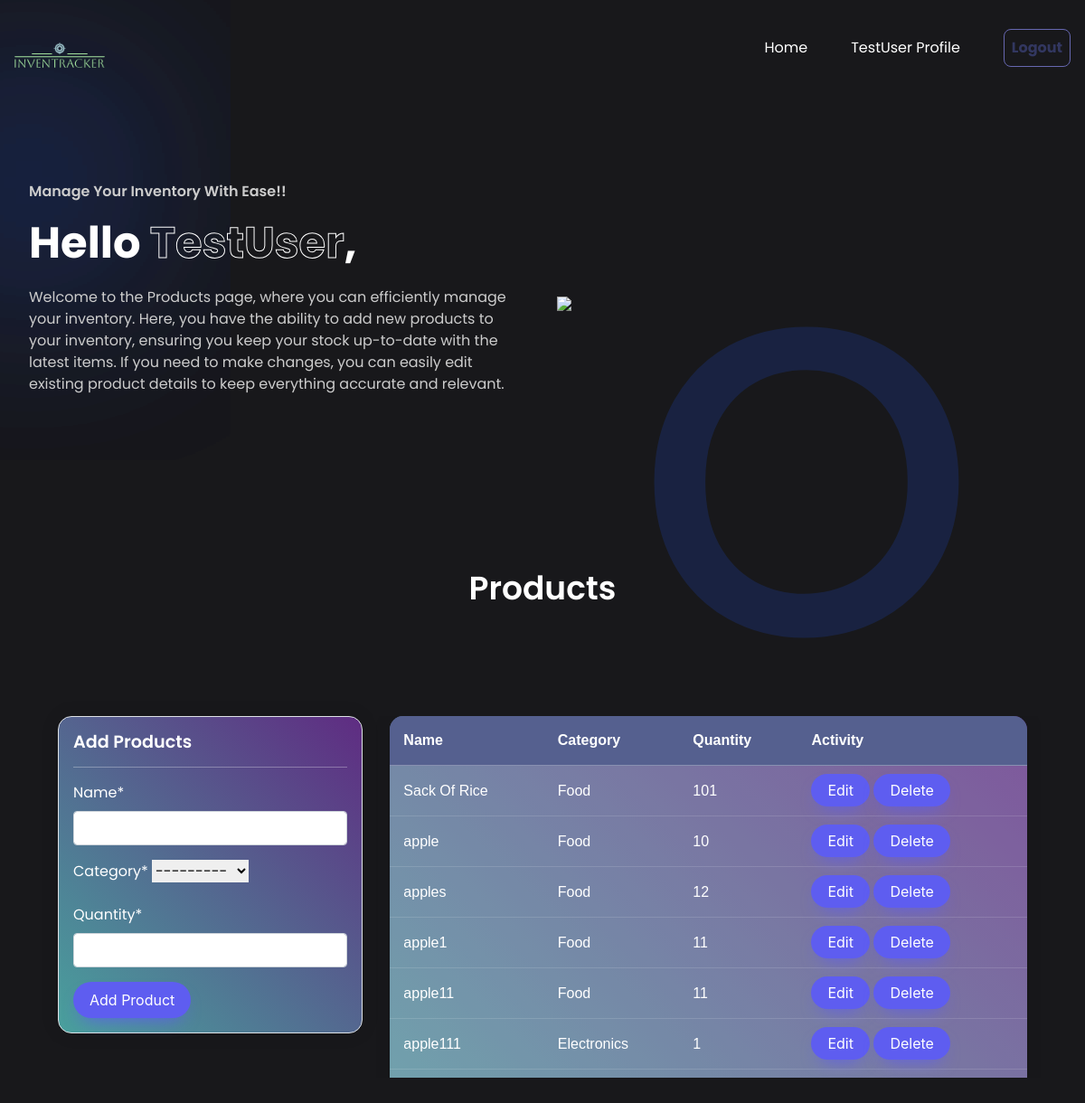
Page /product/ (signed in) on the earlier database version.
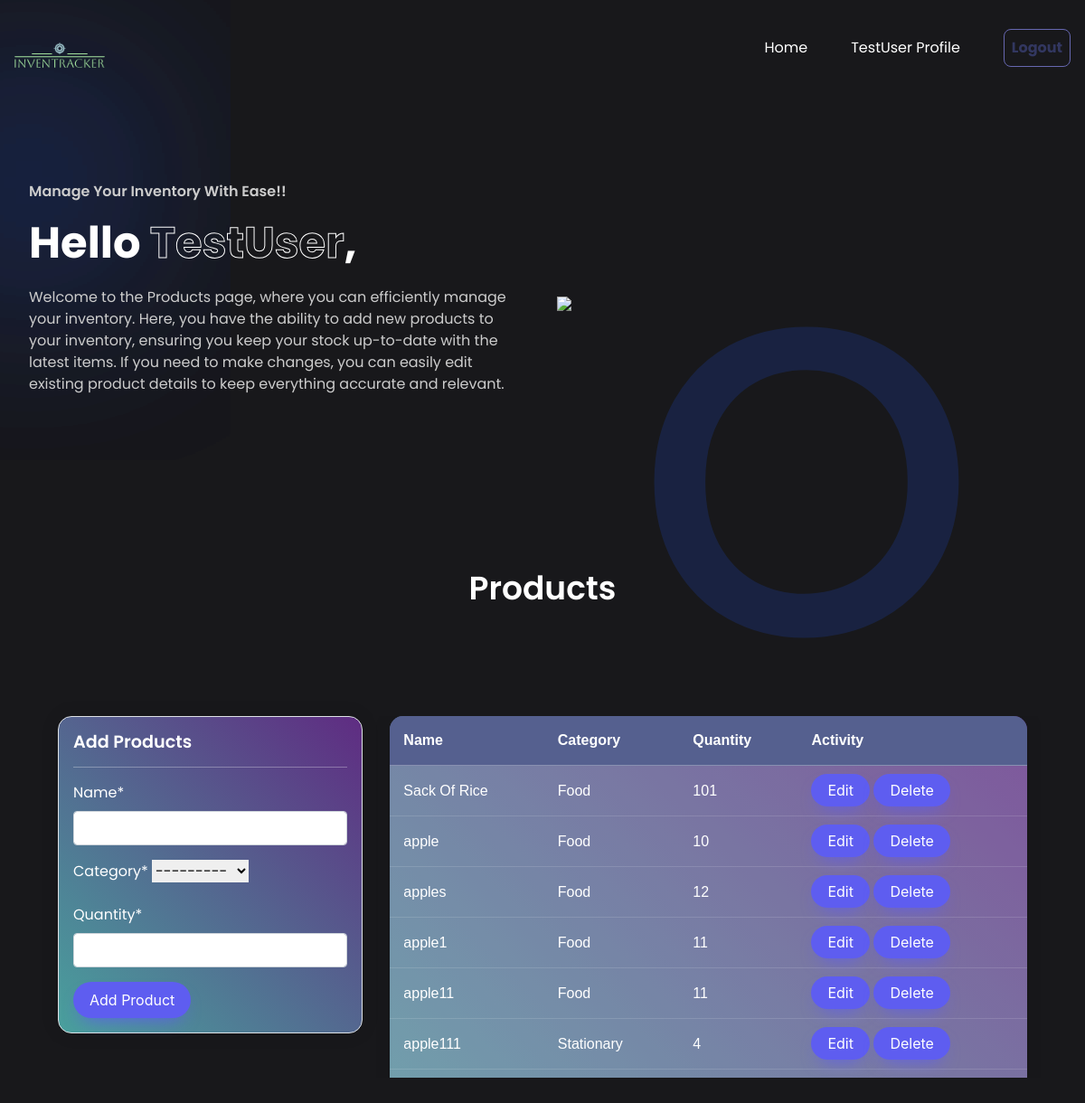
Same page on the later database version.
### dashboard/models.py (models this page shows, shortened)
class Product(models.Model):
  name = models.CharField(max_length=100, null=True)
  category = models.CharField(max_length=20,choices=CATEGORY,null=True)
  quantity = models.PositiveIntegerField(null=True)
  class Meta:
    verbose_name_plural = 'Product'

### dashboard/views.py (the view)
# urls.py: path('product/',views.product,name='dashboard-product'),
@login_required
def product(request):
  orders = Order.objects.all()
  orders_count = orders.count()
  items = Product.objects.all()
  product_count=items.count()
  workers = User.objects.all()
  workers_count = workers.count()
  if request.method == "POST":
    form = ProductForm(request.POST)
    if form.is_valid():
      form.save()
      product_name = form.cleaned_data.get('name')
      messages.success(request,f'{product_name} has been added')
      return redirect('dashboard-product')
  else:
    form = ProductForm()
  context={
    'items':items,
    'form':form,
    'workers_count':workers_count,
    'orders_count':orders_count,
    'product_count':product_count
  }
  return render(request,'dashboard/product.html',context)

### dashboard/forms.py
class ProductForm(forms.ModelForm):
   class Meta:
      model = Product
      fields=['name','category','quantity']

### templates/dashboard/product.html (shortened to what this page needs)
{% load static%}
<!DOCTYPE html>
<html lang="en">
<head>
    <link rel="stylesheet" href="https://cdnjs.cloudflare.com/ajax/libs/remixicon/3.5.0/remixicon.min.css">
    <link rel="stylesheet" href="style.css">
    <link rel="stylesheet" href="https://cdn.jsdelivr.net/npm/bootstrap@4.6.0/dist/css/bootstrap.min.css"
>
    <link rel="stylesheet" href="https://cdn.jsdelivr.net/npm/bootstrap@4.6.2/dist/css/bootstrap.min.css">
<link rel="stylesheet" href="https://use.fontawesome.com/releases/v5.15.2/css/all.css"
>
</head>
<body>
    <nav>
        <div class="nav-logo">
            <a href="{% url 'dashboard-index' %}">
                <img src="{%static 'images/logo3.png' %}">
            </a>
        </div>
        <ul class="nav-links">
            <li class="link"><a href="{% url 'dashboard-index' %}">Home</a></li>
            <li id="link6" class="link"><a href="{% url 'user-profile' %}"> {{user.username}} Profile</a></li>
        <form action="{% url 'user-logout' %}" method="post" style="display:inline;">
            <button class="H-button" type="submit">Logout</button>
        </form>
        </ul>
    </nav>
    <header class="container">
        <div class="content">
            <h4>Manage Your Inventory With Ease!!</h4>
            <H1>Hello <span>{{user.username}}</span>,</H1>
            <p>
                Welcome to the Products page, where you can efficiently manage your inventory. Here, you have the ability to add new products to your inventory, ensuring you keep your stock up-to-date with the latest items. If you need to make changes, you can easily edit existing product details to keep everything accurate and relevant.
            </p>
        </div>
        <div class="image">
            <img src="https://www.deskera.com/blog/content/images/2021/06/main-qimg-406adef28923c8e6d1053e59893ef80e-1-1.png">
        </div>
    </header>
    <section class="container">
        <h2 class="header">Products</h2>
        <div class="container">
            <div class="row my-4">
                <div class="col-md-4">
                    <div class="border bg-dark p-3 text-white form-container">
                        <h4>Add Products</h4>
                        <hr>
                        {% load crispy_forms_tags %}
                        <form method="POST">
                            {{form|crispy}}
                            <input class="btn2" type="submit" value="Add Product">
                        </form>
                    </div>
                </div>
                <div class="col-md-8 container1 ">
                    <table >
                        <thead >
                            <tr >
                                <th scope="col">Name</th>
                                <th scope="col">Category</th>
                                <th scope="col">Quantity</th>
                                <th scope="col">Activity</th>
                            </tr>
                        </thead>
                        <tbody>
                            {% for item in items %}
                            <tr >
                                <td>{{ item.name }}</td>
                                <td>{{ item.category }}</td>
                                <td>{{ item.quantity }}</td>
                                <td >
                                    <a class="btn1 " href="{% url 'dashboard-product-update' item.id %}">Edit</a>
                                    <a class="btn2 " href="{% url 'dashboard-product-delete' item.id %}">Delete</a>
                                </td>
                            </tr>
                            {% endfor %}
                        </tbody>
                    </table>
                </div>
            </div>
        </div>
    </section>
</body>
</html>

Differences in the rows shown:
changed Product "apple111": category "Electronics" → "Stationary"; quantity "1" → "4"
